Frame 1 (no input): blank canvas, image omitted
Frame 60 (no input): blank canvas, image omitted
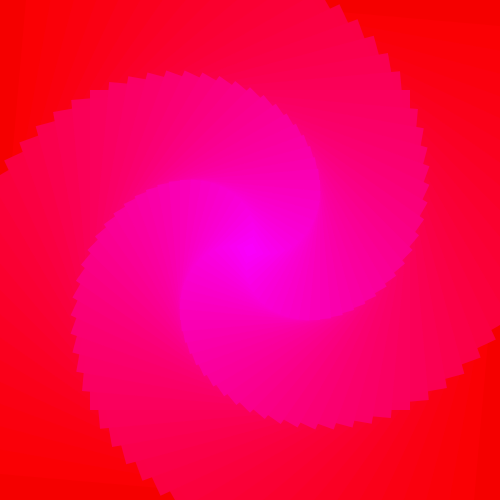
Frame 120 (the mouse pressed at the canvas centre since frame 60)

The p5.js sketch whose frames 1 and 60 were blank and that drew this single picture after the mouse press (run headless with seeded random() and noise() and a simulated clock; from frame 60 on, the mouse is pressed at the canvas centre):

// p5.js sketch
// ── sketch.js
var angle;

function setup() {
  createCanvas(500, 500);
  angleMode(DEGREES);
  rectMode(CENTER);
  angle = 0;

}

function draw() {
  background(0);
  noStroke();
  //stroke(255, 50);

  var rectWidth = width;
  translate(width/2, height/2);

  var numOfRect = 50;

  for(var i = 0; i < numOfRect; i = i + 1){

    push()
    var fi = i / numOfRect;
    fill(0 + mouseX, 0, 255*fi, mouseY);
    rotate(fi * mouseX);
    rect(0, 0, rectWidth, rectWidth);
    rectWidth = rectWidth - 10;
    pop();
  }
}
